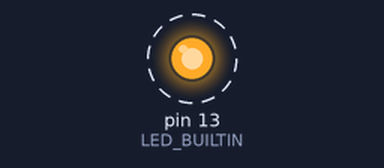
The sketch below on a simulated Arduino Uno, built with avr-gcc and run on an emulated ATmega328P. Parts: output pins drawn as LEDs (lit = HIGH). Dashed ring = blinking. Sleep ends after the set time or at an interrupt. At 30.0 s the program stops and its outputs stay as they are.

Above: at 0.5 s.
Timing chart, 0 to 4.6 s (numbered marks = the images above):
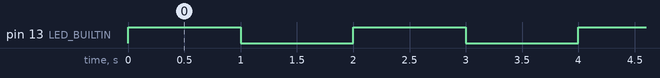

Measured:
- by itself, pin 13 (LED_BUILTIN): alternates HIGH for 1.0 s and LOW for 1.0 s, 30 changes in all, then stays LOW

The sketch:

blink-sleep.ino
```cpp
#include <avr/sleep.h>

#define CLOCK_SPEED 16000000

volatile int secs = 0;

// handle cmp interuppt
ISR(TIMER1_COMPA_vect) {
  secs++;

  // sleep after 30 secs
  if (secs > 30) {
    // sleep
    sleep_mode();
  }
}

void setup() {
  Serial.begin(9600);

  pinMode(LED_BUILTIN, OUTPUT);

  // setup lowest sleep as default
  set_sleep_mode(SLEEP_MODE_PWR_DOWN);

  // stop interrupts
  cli();

  // clear registers
  TCCR1A = 0;
  TCCR1B = 0;
  TCCR1C = 0;


  // set compare register
  // number of /1024 pulses for 1HZ
  OCR1A = ( CLOCK_SPEED / (1024 * 1) ) - 1;

  // turn on CTC mode
  TCCR1B |= 1 << WGM12;

  // set prescaler to slow (/1024)
  TCCR1B |= 1 << CS10;
  //TCCR1B |= 1 << CS11;
  TCCR1B |= 1 << CS12;

  // reset timer
  TCNT1 = 0;

  // enable cmp interrupt
  TIMSK1 |= 1 << OCIE1A;

  // reenable interrupts
  sei();
}

void loop() {
  // put your main code here, to run repeatedly:
  digitalWrite(LED_BUILTIN, HIGH);   // turn the LED on (HIGH is the voltage level)
  delay(1000);                       // wait for a second
  digitalWrite(LED_BUILTIN, LOW);    // turn the LED off by making the voltage LOW
  delay(1000);                       // wait for a second
}
```
